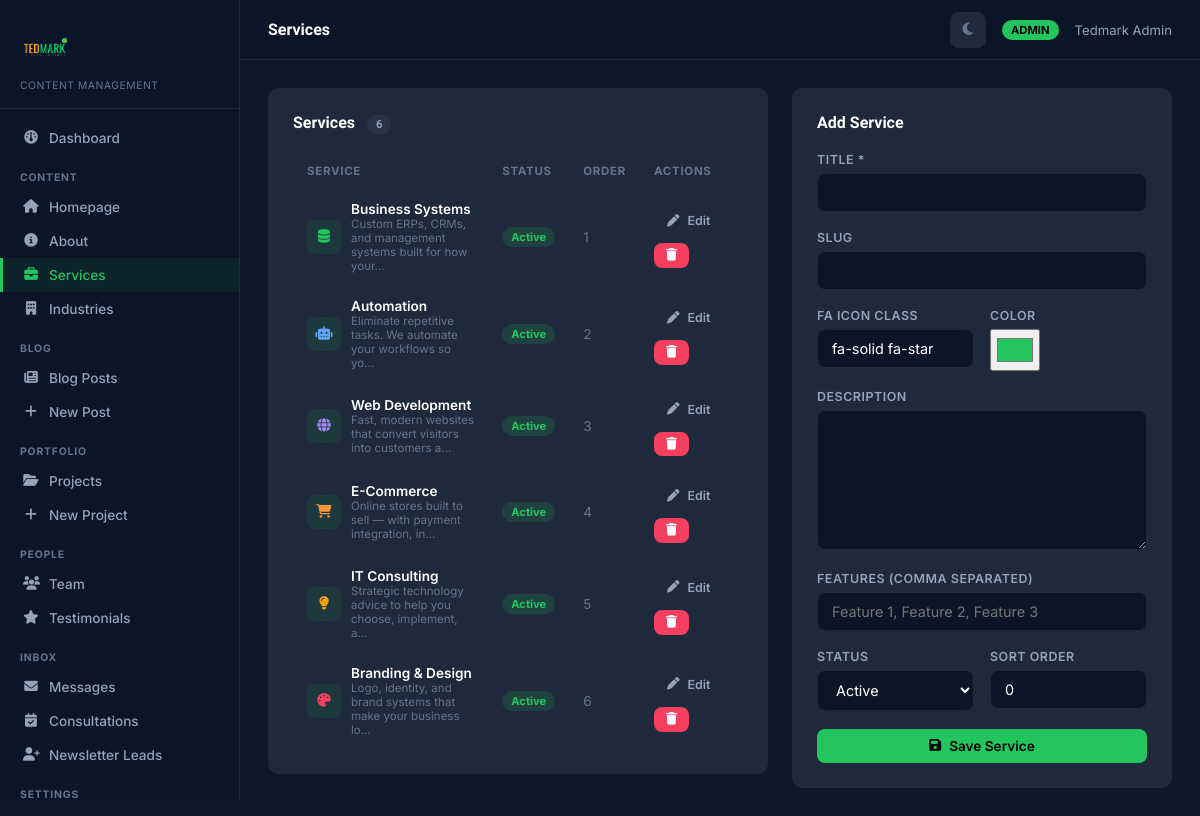
Screenshot of /admin/services.php (signed in) with the database file from the repository.
### tables this page shows
CREATE TABLE IF NOT EXISTS `services` (
  `id`          INT UNSIGNED AUTO_INCREMENT PRIMARY KEY,
  `title`       VARCHAR(150) NOT NULL,
  `slug`        VARCHAR(150) NOT NULL UNIQUE,
  `icon`        VARCHAR(100) DEFAULT 'fa-solid fa-star',
  `color`       VARCHAR(20)  DEFAULT '#22c55e',
  `description` TEXT DEFAULT NULL,
  `features`    TEXT DEFAULT NULL,
  `status`      ENUM('active','draft') DEFAULT 'active',
  `sort_order`  INT UNSIGNED DEFAULT 0,
  `created_at`  DATETIME DEFAULT CURRENT_TIMESTAMP
);

### admin/includes/auth.php (called while the page is built, shortened)
<?php
function currentAdmin() {
    return $_SESSION['admin'] ?? null;
}

### includes/db.php (called while the page is built, shortened)
<?php
class Database {
    private static ?PDO $instance = null;
    public static function getInstance(): ?PDO {
        if (self::$instance === null) {
            try {
                $dsn = 'mysql:host=' . DB_HOST . ';dbname=' . DB_NAME . ';charset=' . DB_CHARSET;
                self::$instance = new PDO($dsn, DB_USER, DB_PASS, [
                    PDO::ATTR_ERRMODE => PDO::ERRMODE_EXCEPTION,
                    PDO::ATTR_DEFAULT_FETCH_MODE => PDO::FETCH_ASSOC,
                    PDO::ATTR_EMULATE_PREPARES => false,
                    PDO::ATTR_TIMEOUT => 2,
                ]);
            } catch (PDOException $e) {
                error_log('DB Connection failed: ' . $e->getMessage());
                self::$connectionFailed = true;
                self::$instance = null;
                return null;
            }
        }
        return self::$instance;
    }
}
function db(): ?PDO {
    return Database::getInstance();
}
function query(string $sql, array $params = []): ?PDOStatement {
    $db = db();
    try {
        $stmt = $db->prepare($sql);
        $stmt->execute($params);
        return $stmt;
    } catch (PDOException $e) {
        error_log('Query error: ' . $e->getMessage());
        return null;
    }
}
function fetchAll(string $sql, array $params = []): array {
    $stmt = query($sql, $params);
    return $stmt->fetchAll();
}

### admin/services.php (the view, shortened to what this page needs)
<?php
$pageTitle = 'Services';
require_once __DIR__ . '/../includes/db.php';
$editing = null;
$services = fetchAll("SELECT * FROM services ORDER BY sort_order ASC");
$e = $editing ?? [];
require_once __DIR__ . '/includes/admin-layout.php';
?>
<div style="display:grid;grid-template-columns:1fr 380px;gap:24px;align-items:start;">
  <div class="tm-card">
    <div class="tm-card-header"><span class="tm-card-title">Services <span class="badge badge-gray" style="margin-left:8px;"><?= count($services) ?></span></span></div>
    <table class="tm-table">
      <thead><tr><th>Service</th><th>Status</th><th>Order</th><th>Actions</th></tr></thead>
      <tbody>
      <?php foreach ($services as $svc): ?>
      <tr>
        <td>
          <div style="display:flex;align-items:center;gap:10px;">
            <div style="width:34px;height:34px;border-radius:8px;background:rgba(34,197,94,0.1);display:flex;align-items:center;justify-content:center;flex-shrink:0;">
              <i class="<?= htmlspecialchars($svc['icon']) ?>" style="color:<?= htmlspecialchars($svc['color']) ?>;font-size:0.85rem;"></i>
            </div>
            <div>
              <div style="font-weight:600;color:#fff;"><?= htmlspecialchars($svc['title']) ?></div>
              <div style="font-size:0.72rem;color:#64748b;"><?= htmlspecialchars(substr($svc['description']??'',0,60)) ?>...</div>
            </div>
          </div>
        </td>
        <td><a href="?toggle=<?= $svc['id'] ?>" style="text-decoration:none;"><span class="badge <?= $svc['status']==='active'?'badge-green':'badge-amber' ?>"><?= ucfirst($svc['status']) ?></span></a></td>
        <td style="color:#64748b;"><?= $svc['sort_order'] ?></td>
        <td>
          <div class="gap-8">
            <a href="?edit=<?= $svc['id'] ?>" class="btn btn-ghost btn-sm"><i class="fa-solid fa-pen"></i> Edit</a>
            <a href="?delete=<?= $svc['id'] ?>" class="btn btn-danger btn-sm" onclick="return confirm('Delete?')"><i class="fa-solid fa-trash"></i></a>
          </div>
        </td>
      </tr>
      <?php endforeach; ?>
      </tbody>
    </table>
  </div>
  <div class="tm-card" style="position:sticky;top:80px;">
    <div class="tm-card-header"><span class="tm-card-title"><?= $editing ? 'Edit' : 'Add' ?> Service</span></div>
    <form method="POST">
      <div class="form-group"><label>Title *</label><input type="text" name="title" id="title-input" value="<?= htmlspecialchars($e['title']??'') ?>" required></div>
      <div class="form-group"><label>Slug</label><input type="text" name="slug" id="slug-input" value="<?= htmlspecialchars($e['slug']??'') ?>"></div>
      <div class="form-row">
        <div class="form-group"><label>FA Icon Class</label><input type="text" name="icon" value="<?= htmlspecialchars($e['icon']??'fa-solid fa-star') ?>" placeholder="fa-solid fa-globe"></div>
        <div class="form-group"><label>Color</label><input type="color" name="color" value="<?= htmlspecialchars($e['color']??'#22c55e') ?>" style="height:42px;padding:4px;cursor:pointer;"></div>
      </div>
      <div class="form-group"><label>Description</label><textarea name="description" rows="3"><?= htmlspecialchars($e['description']??'') ?></textarea></div>
      <div class="form-group"><label>Features (comma separated)</label><input type="text" name="features" value="<?= htmlspecialchars($e['features']??'') ?>" placeholder="Feature 1, Feature 2, Feature 3"></div>
      <div class="form-row">
        <div class="form-group"><label>Status</label>
          <select name="status">
            <option value="active" <?= ($e['status']??'active')==='active'?'selected':'' ?>>Active</option>
          </select>
        </div>
        <div class="form-group"><label>Sort Order</label><input type="number" name="sort_order" value="<?= $e['sort_order']??0 ?>" min="0"></div>
      </div>
      <button type="submit" class="btn btn-primary" style="width:100%;justify-content:center;"><i class="fa-solid fa-floppy-disk"></i> Save Service</button>
    </form>
  </div>
</div>
<?php require_once __DIR__ . '/includes/admin-layout-end.php'; ?>

### admin/includes/admin-layout.php (shortened to what this page needs)
<?php
require_once __DIR__ . '/auth.php';
$admin = currentAdmin();
$currentPage = basename($_SERVER['PHP_SELF'], '.php');
$nav = [
    'dashboard'    => ['icon'=>'fa-gauge',          'label'=>'Dashboard',    'href'=>'dashboard.php'],
    'homepage'     => ['icon'=>'fa-house',           'label'=>'Homepage',     'href'=>'homepage.php',     'group'=>'Content'],
    'about'        => ['icon'=>'fa-circle-info',     'label'=>'About',        'href'=>'about.php'],
    'services'     => ['icon'=>'fa-briefcase',       'label'=>'Services',     'href'=>'services.php'],
    'industries'   => ['icon'=>'fa-building',        'label'=>'Industries',   'href'=>'industries.php'],
    'posts'        => ['icon'=>'fa-newspaper',       'label'=>'Blog Posts',   'href'=>'posts.php',        'group'=>'Blog'],
    'post-edit'    => ['icon'=>'fa-plus',            'label'=>'New Post',     'href'=>'post-edit.php'],
    'projects'     => ['icon'=>'fa-folder-open',     'label'=>'Projects',     'href'=>'projects.php',     'group'=>'Portfolio'],
    'project-edit' => ['icon'=>'fa-plus',            'label'=>'New Project',  'href'=>'project-edit.php'],
    'team'         => ['icon'=>'fa-users',           'label'=>'Team',         'href'=>'team.php',         'group'=>'People'],
    'testimonials' => ['icon'=>'fa-star',            'label'=>'Testimonials', 'href'=>'testimonials.php'],
    'messages'     => ['icon'=>'fa-envelope',        'label'=>'Messages',     'href'=>'messages.php',     'group'=>'Inbox'],
    'consultations'=> ['icon'=>'fa-calendar-check',  'label'=>'Consultations','href'=>'consultations.php'],
    'leads'        => ['icon'=>'fa-user-plus',       'label'=>'Newsletter Leads','href'=>'leads.php'],
    'settings'     => ['icon'=>'fa-gear',            'label'=>'Settings',     'href'=>'settings.php',     'group'=>'Settings'],
    'seo'          => ['icon'=>'fa-chart-line',          'label'=>'SEO Manager',  'href'=>'seo.php'],
    'users'        => ['icon'=>'fa-user-shield',     'label'=>'Admin Users',  'href'=>'users.php'],
];
?>
<!DOCTYPE html>
<html lang="en">
<head>
<link rel="stylesheet" href="https://cdnjs.cloudflare.com/ajax/libs/font-awesome/6.5.1/css/all.min.css">
</head>
<body>
<aside class="tm-sidebar">
  <div class="tm-sidebar-logo">
    <img src="<?= SITE_URL ?>/assets/images/tedmark logo copy2.png" alt="Tedmark">
    <span>Content Management</span>
  </div>
  <nav>
    <?php
    $lastGroup = null;
    foreach($nav as $key => $item):
      $group = $item['group'] ?? null;
      if($group && $group !== $lastGroup){ $lastGroup = $group;
        echo '<div class="tm-nav-group">'.htmlspecialchars($group).'</div>';
      }
      $active = $currentPage === $key ? ' active' : '';
    ?>
    <a class="tm-nav-item<?= $active ?>" href="<?= SITE_URL ?>/admin/<?= $item['href'] ?>">
      <i class="fa-solid <?= $item['icon'] ?>"></i><?= $item['label'] ?>
    </a>
    <?php endforeach; ?>
  </nav>
</aside>
<div class="tm-main">
  <div class="tm-topbar">
    <span class="tm-topbar-title"><?= htmlspecialchars($pageTitle ?? 'Admin') ?></span>
    <div class="tm-topbar-right">
      <button class="tm-mode-toggle" id="modeToggle" title="Toggle light / dark mode" onclick="toggleMode()">
        <i class="fa-solid fa-moon" id="modeIcon"></i>
      </button>
      <span class="tm-admin-badge">ADMIN</span>
      <span style="color:#94a3b8;font-size:0.82rem;"><?= htmlspecialchars($admin['name'] ?? 'Admin') ?></span>
    </div>
  </div>
  <div class="tm-content">

### admin/includes/admin-layout-end.php (shortened to what this page needs)
  </div>
</div>
</body>
</html>

### rows the page displays
services: title "Business Systems", description "Custom ERPs, CRMs, and management systems built for how your", status "Active", sort_order "1"
services: title "Automation", description "Eliminate repetitive tasks. We automate your workflows so yo", status "Active", sort_order "2"
services: title "Web Development", description "Fast, modern websites that convert visitors into customers a", status "Active", sort_order "3"
services: title "E-Commerce", description "Online stores built to sell — with payment integration, in", status "Active", sort_order "4"
services: title "IT Consulting", description "Strategic technology advice to help you choose, implement, a", status "Active", sort_order "5"
services: title "Branding & Design", description "Logo, identity, and brand systems that make your business lo", status "Active", sort_order "6"

### other values shown
$item['label'] "Dashboard"
$group "CONTENT"
$item['label'] "Homepage"
$item['label'] "About"
$item['label'] "Services"
$item['label'] "Industries"
$group "BLOG"
$item['label'] "Blog Posts"
$item['label'] "New Post"
$group "PORTFOLIO"
$item['label'] "Projects"
$item['label'] "New Project"
$group "PEOPLE"
$item['label'] "Team"
$item['label'] "Testimonials"
